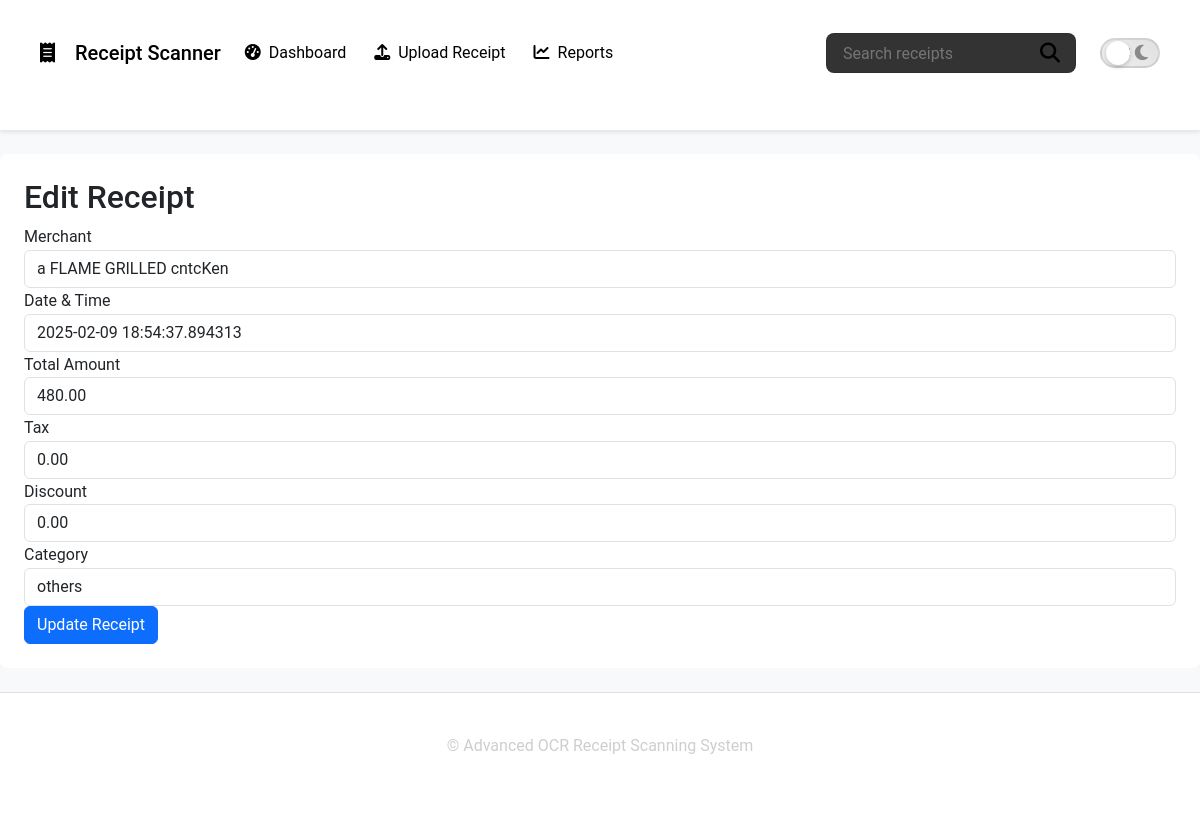
The app's page /receipt/91/edit with its own data.
### models.py (models this page shows, shortened)
class TimestampMixin:
    created_at = db.Column(
        db.DateTime,
        nullable=False,
        default=datetime.utcnow,
        comment="Record creation timestamp"
    )
    updated_at = db.Column(
        db.DateTime,
        nullable=False,
        default=datetime.utcnow,
        onupdate=datetime.utcnow,
        comment="Record update timestamp"
    )

class Receipt(db.Model, TimestampMixin):
    __tablename__ = 'receipts'
    id = db.Column(db.Integer, primary_key=True)
    bill_no = db.Column(db.String(50), nullable=True, comment="Bill or Invoice number")
    merchant = db.Column(db.String(120), nullable=False, index=True, comment="Merchant name")
    date_time = db.Column(
        db.DateTime,
        nullable=False,
        default=datetime.utcnow,
        comment="Date and time of the receipt"
    )
    total_amount = db.Column(
        db.Numeric(precision=10, scale=2),
        nullable=True,
        comment="Total amount of the receipt"
    )
    tax = db.Column(
        db.Numeric(precision=10, scale=2),
        nullable=True,
        comment="Tax amount"
    )
    discount = db.Column(
        db.Numeric(precision=10, scale=2),
        nullable=True,
        comment="Discount amount"
    )
    ocr_text = db.Column(
        db.Text,
        nullable=True,
        comment="Full OCR text extracted from the receipt"
    )
    category = db.Column(
        db.String(50),
        nullable=True,
        index=True,
        comment="Expense category"
    )
    location = db.Column(
        db.String(120),
        nullable=True,
        comment="Merchant location or other geographical info"
    )
    items = db.relationship(
        'ReceiptItem',
        backref='receipt',
        lazy=True,
        cascade="all, delete-orphan"
    )

### app.py (the view, shortened to what this page needs)
    @app.route('/receipt/<int:receipt_id>/edit', methods=['GET', 'POST'])
    def edit_receipt(receipt_id: int):
        receipt = Receipt.query.get_or_404(receipt_id)
        return render_template('edit_receipt.html', receipt=receipt)

### templates/edit_receipt.html
{% extends "base.html" %}
{% block content %}
<h2>Edit Receipt</h2>
<form method="POST">
  <div class="form-group">
    <label for="merchant">Merchant</label>
    <input type="text" class="form-control" id="merchant" name="merchant" value="{{ receipt.merchant }}">
  </div>
  <div class="form-group">
    <label for="date_time">Date & Time</label>
    <input type="text" class="form-control" id="date_time" name="date_time" value="{{ receipt.date_time }}">
  </div>
  <div class="form-group">
    <label for="total_amount">Total Amount</label>
    <input type="text" class="form-control" id="total_amount" name="total_amount" value="{{ receipt.total_amount }}">
  </div>
  <div class="form-group">
    <label for="tax">Tax</label>
    <input type="text" class="form-control" id="tax" name="tax" value="{{ receipt.tax }}">
  </div>
  <div class="form-group">
    <label for="discount">Discount</label>
    <input type="text" class="form-control" id="discount" name="discount" value="{{ receipt.discount }}">
  </div>
  <div class="form-group">
    <label for="category">Category</label>
    <input type="text" class="form-control" id="category" name="category" value="{{ receipt.category }}">
  </div>
  <button type="submit" class="btn btn-primary">Update Receipt</button>
</form>
{% endblock %}

### static/css/styles.css (style rules this page uses)
:root { --transition-speed: 0.5s; --transition-ease: cubic-bezier(0.4, 0, 0.2, 1); --light-bg: #f8f9fa; --light-text: #212529; --light-container-bg: #ffffff; --light-border: #dee2e6; --dark-bg: #0f0f0f; --dark-text: #d0d0d0; --dark-container-bg: #1a1a1a; --dark-form-bg: #252525; --dark-border: #555555; --primary-color: #0d6efd; --primary-hover: #0b5ed7; --secondary-color: #8c8c8c; --success-color: #28a745; --danger-color: #dc3545; --link-color: #66b3ff; --modal-bg: #181818; }
body { font-family: 'Roboto', sans-serif; margin: 0; padding: 0; line-height: 1.6; background-color: var(--light-bg); color: var(--light-text); transition: background-color var(--transition-speed) var(--transition-ease), color var(--transition-speed) var(--transition-ease), border-color var(--transition-speed) var(--transition-ease), box-shadow var(--transition-speed) var(--transition-ease); }

### templates/base.html (style rules this page uses)
:root { --color-bg: #ffffff; --color-text: #333333; --color-primary: #0056b3; --color-primary-hover: #003d80; --color-bg-secondary: #f5f7fa; --border-color: rgba(0, 0, 0, 0.1); --shadow-color: rgba(0, 0, 0, 0.1); --font-family: 'Roboto', sans-serif; --font-size: 1rem; --navbar-padding-vertical: 0.5rem; --navbar-padding-horizontal: 1rem; --navbar-brand-font-size: 1.25rem; --navbar-brand-font-weight: 500; --nav-link-padding: 0.5rem 1rem; --nav-link-border-radius: 4px; --nav-link-active-font-weight: 600; --input-padding: 0.75rem 1rem; --btn-padding: 0.75rem 1rem; --border-radius: 0.5rem; --transition-duration: 0.3s; --transition: all var(--transition-duration) ease; --focus-shadow: 0 0 0 3px rgba(0, 86, 179, 0.25); }

### records on screen
Receipt: merchant "a FLAME GRILLED cntcKen", date_time "2025-02-09 18:54:37.894313", total_amount "480.00", tax "0.00", discount "0.00", category "others"
